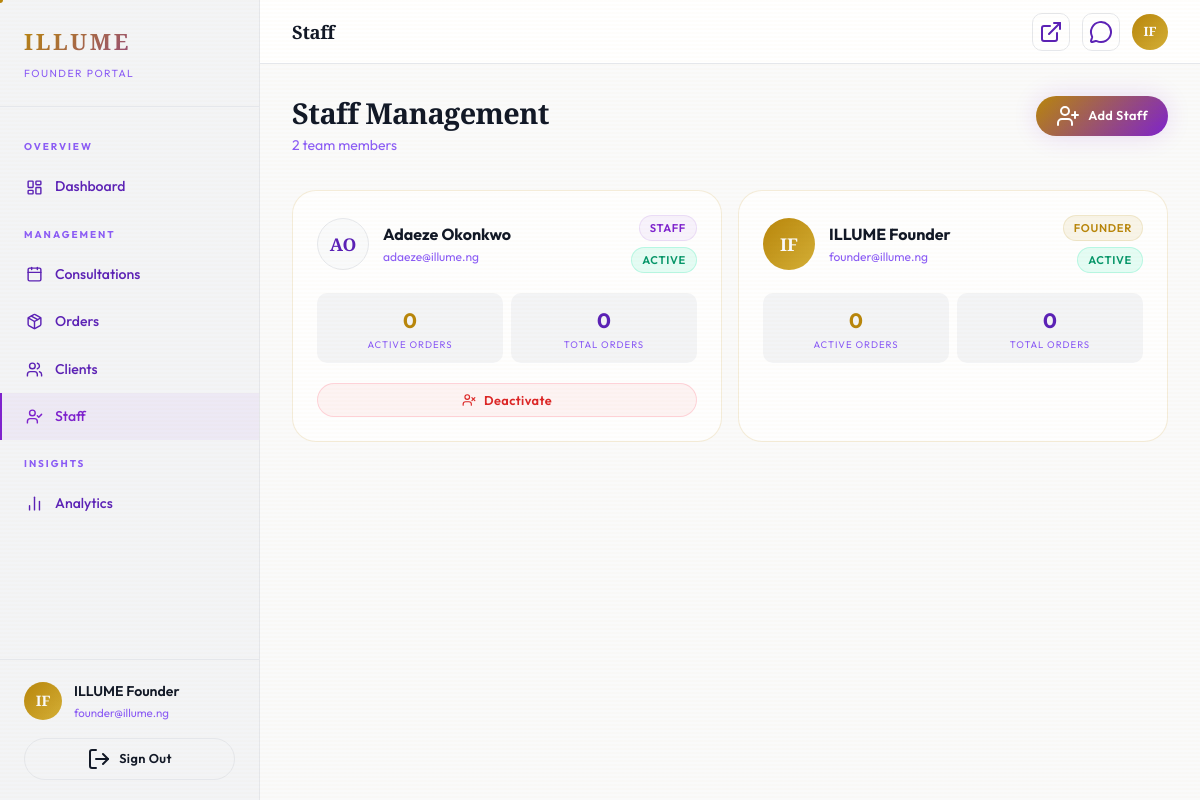
Screenshot of /founder/staff.php (signed in) with the database file from the repository.
### tables this page shows
CREATE TABLE IF NOT EXISTS users (
    id INT AUTO_INCREMENT PRIMARY KEY,
    name VARCHAR(150) NOT NULL,
    email VARCHAR(255) NOT NULL UNIQUE,
    password_hash VARCHAR(255) NOT NULL,
    role ENUM('founder', 'staff', 'client') NOT NULL DEFAULT 'client',
    phone VARCHAR(30),
    whatsapp VARCHAR(30),
    avatar VARCHAR(255),
    bio TEXT,
    status ENUM('active', 'inactive') NOT NULL DEFAULT 'active',
    created_at TIMESTAMP DEFAULT CURRENT_TIMESTAMP,
    last_login TIMESTAMP NULL,
    INDEX idx_role (role),
    INDEX idx_status (status)
);

### includes/auth.php (called while the page is built, shortened)
<?php
function is_logged_in(): bool {
    return !empty($_SESSION['logged_in']) && !empty($_SESSION['user_id']);
}
function current_user(): ?array {
    return [
        'id'    => $_SESSION['user_id'],
        'name'  => $_SESSION['user_name'],
        'email' => $_SESSION['user_email'],
        'role'  => $_SESSION['user_role'],
    ];
}
function current_role(): ?string {
    return is_logged_in() ? $_SESSION['user_role'] : null;
}

### includes/functions.php (called while the page is built, shortened)
<?php
function e(mixed $val): string {
    return htmlspecialchars((string)($val ?? ''), ENT_QUOTES, 'UTF-8');
}

### founder/staff.php (the view, shortened to what this page needs)
<?php
require_once __DIR__ . '/../includes/auth.php';
require_once __DIR__ . '/../includes/functions.php';
$dash_title = 'Staff';
$active_nav = 'staff';
$pdo        = db();
$staff = $pdo->query("
    SELECT u.*,
        (SELECT COUNT(*) FROM orders o WHERE o.assigned_staff_id=u.id) AS order_count,
        (SELECT COUNT(*) FROM orders o WHERE o.assigned_staff_id=u.id AND o.status NOT IN ('complete','cancelled')) AS active_orders
    FROM users u
    WHERE u.role IN ('staff','founder')
    ORDER BY u.role DESC, u.name ASC
")->fetchAll();
include __DIR__ . '/../includes/dash_header.php';
?>
<div class="dash-page-header">
  <div>
    <h2 class="dash-page-header__title">Staff Management</h2>
    <p class="dash-page-header__subtitle"><?= count($staff) ?> team member<?= count($staff) !== 1 ? 's' : '' ?></p>
  </div>
  <a href="<?= SITE_URL ?>/auth/register.php?role=staff" class="btn btn--primary btn--sm">
    <i data-lucide="user-plus"></i> Add Staff
  </a>
</div>
<div style="display:grid;grid-template-columns:repeat(auto-fill,minmax(300px,1fr));gap:1rem;">
  <?php foreach ($staff as $s): ?>
  <?php $initials = implode('',array_map(fn($w)=>strtoupper($w[0]),array_slice(explode(' ',$s['name']),0,2))); ?>
  <div class="glass" style="padding:1.5rem;border-radius:var(--r-xl);">
    <div style="display:flex;align-items:center;gap:0.875rem;margin-bottom:1.25rem;">
      <div style="
        width:52px;height:52px;border-radius:50%;flex-shrink:0;
        background:<?= $s['role']==='founder' ? 'linear-gradient(135deg,var(--gold),var(--gold-bright))' : 'var(--space-light)' ?>;
        border:<?= $s['role']==='founder' ? 'none' : '1px solid var(--space-border)' ?>;
        display:flex;align-items:center;justify-content:center;
        font-family:var(--font-display);font-weight:700;font-size:1.1rem;
        color:<?= $s['role']==='founder' ? 'var(--void)' : 'var(--text-secondary)' ?>;
      "><?= e($initials) ?></div>
      <div style="flex:1;min-width:0;">
        <div style="font-weight:700;white-space:nowrap;overflow:hidden;text-overflow:ellipsis;"><?= e($s['name']) ?></div>
        <div style="font-size:0.75rem;color:var(--text-muted);"><?= e($s['email']) ?></div>
      </div>
      <div style="display:flex;flex-direction:column;align-items:flex-end;gap:0.35rem;flex-shrink:0;">
        <span class="badge <?= $s['role']==='founder' ? 'badge--gold' : 'badge--plasma' ?>">
          <?= ucfirst($s['role']) ?>
        </span>
        <span class="badge <?= $s['status']==='active' ? 'badge--success' : 'badge--error' ?>">
          <?= ucfirst($s['status']) ?>
        </span>
      </div>
    </div>
    <div style="display:grid;grid-template-columns:1fr 1fr;gap:0.5rem;margin-bottom:1.25rem;">
      <div style="background:var(--space);border-radius:var(--r);padding:0.6rem;text-align:center;">
        <div style="font-size:1.3rem;font-weight:700;color:var(--gold);"><?= (int)$s['active_orders'] ?></div>
        <div style="font-size:0.6rem;text-transform:uppercase;letter-spacing:0.1em;color:var(--text-muted);">Active Orders</div>
      </div>
      <div style="background:var(--space);border-radius:var(--r);padding:0.6rem;text-align:center;">
        <div style="font-size:1.3rem;font-weight:700;color:var(--text-secondary);"><?= (int)$s['order_count'] ?></div>
        <div style="font-size:0.6rem;text-transform:uppercase;letter-spacing:0.1em;color:var(--text-muted);">Total Orders</div>
      </div>
    </div>
    <?php if ($s['role'] !== 'founder'): ?>
    <form method="POST" action="">
      <button type="submit" name="toggle_status" value="1"
              class="btn btn--sm btn--w-full <?= $s['status']==='active' ? 'btn--danger' : 'btn--ghost' ?>">
        <i data-lucide="<?= $s['status']==='active' ? 'user-x' : 'user-check' ?>" style="width:14px;height:14px;"></i>
        <?= $s['status']==='active' ? 'Deactivate' : 'Activate' ?>
      </button>
    </form>
    <?php endif; ?>
  </div>
  <?php endforeach; ?>
</div>
<?php include __DIR__ . '/../includes/dash_footer.php'; ?>

### includes/dash_header.php (shortened to what this page needs)
<?php
require_once __DIR__ . '/auth.php';
require_once __DIR__ . '/functions.php';
$user   = current_user();
$role   = current_role();
$initials = implode('', array_map(fn($w) => strtoupper($w[0]), array_slice(explode(' ', $user['name']), 0, 2)));
$nav = [];
if ($role === 'founder') {
    $nav = [
        'overview' => [
            ['href'=>'/founder/dashboard.php',      'icon'=>'layout-dashboard', 'label'=>'Dashboard'],
        ],
        'management' => [
            ['href'=>'/founder/consultations.php',  'icon'=>'calendar',         'label'=>'Consultations', 'badge_key'=>'new_consults'],
            ['href'=>'/founder/orders.php',         'icon'=>'package',          'label'=>'Orders'],
            ['href'=>'/founder/clients.php',        'icon'=>'users',            'label'=>'Clients'],
            ['href'=>'/founder/staff.php',          'icon'=>'user-check',       'label'=>'Staff'],
        ],
        'insights' => [
            ['href'=>'/founder/analytics.php',      'icon'=>'bar-chart-2',      'label'=>'Analytics'],
        ],
    ];
}
$dash_title = $dash_title ?? 'Dashboard';
?>
<!DOCTYPE html>
<html lang="en">
<head>
  <link rel="stylesheet" href="<?= SITE_URL ?>/assets/css/main.css">
  <link rel="stylesheet" href="<?= SITE_URL ?>/assets/css/dashboard.css">
</head>
<body style="cursor:auto;">
<div class="dash-layout">
  <aside class="sidebar" id="sidebar">
    <div class="sidebar__header">
      <a href="<?= SITE_URL ?>/" class="sidebar__logo">ILLUME</a>
      <div class="sidebar__role-badge"><?= ucfirst(e($role)) ?> Portal</div>
    </div>
    <nav class="sidebar__nav">
      <?php foreach ($nav as $section => $links): ?>
        <div class="sidebar__section-label"><?= ucfirst($section) ?></div>
        <?php foreach ($links as $link): ?>
        <a
          href="<?= SITE_URL . e($link['href']) ?>"
          class="sidebar__link <?= ($active_nav ?? '') === basename($link['href'],'.php') ? 'active' : '' ?>"
        >
          <i data-lucide="<?= e($link['icon']) ?>"></i>
          <span><?= e($link['label']) ?></span>
        </a>
        <?php endforeach; ?>
      <?php endforeach; ?>
    </nav>
    <div class="sidebar__footer">
      <div class="sidebar__user">
        <div class="sidebar__avatar"><?= e($initials) ?></div>
        <div style="min-width:0;">
          <div class="sidebar__user-name"><?= e($user['name']) ?></div>
          <div class="sidebar__user-email"><?= e($user['email']) ?></div>
        </div>
      </div>
      <a href="<?= SITE_URL ?>/auth/logout.php" class="btn btn--ghost btn--sm btn--w-full">
        <i data-lucide="log-out"></i> Sign Out
      </a>
    </div>
  </aside>
  <main class="dash-main">
    <header class="dash-topbar">
      <div style="display:flex;align-items:center;gap:1rem;">
        <h1 class="dash-topbar__title"><?= e($dash_title) ?></h1>
      </div>
      <div class="dash-topbar__actions">
        <a href="<?= SITE_URL ?>/" class="topbar-icon-btn" title="Public Site" style="text-decoration:none;">
          <i data-lucide="external-link"></i>
        </a>
        <a href="https://wa.me/<?= WHATSAPP_NUMBER ?>" class="topbar-icon-btn" title="WhatsApp" target="_blank" rel="noopener" style="text-decoration:none;">
          <i data-lucide="message-circle"></i>
        </a>
        <div class="sidebar__avatar" style="width:36px;height:36px;font-size:0.8rem;"><?= e($initials) ?></div>
      </div>
    </header>
    <div class="dash-content">

### assets/css/main.css (style rules this page uses)
:root { --void: #FAFAFA; --space: #F3F4F6; --space-mid: #E5E7EB; --space-light: #F9FAFB; --space-border: #E5E7EB; --gold: #B8860B; --gold-bright: #D4AF37; --gold-dim: #8B7355; --gold-faint: rgba(184, 134, 11, 0.05); --gold-glass: rgba(184, 134, 11, 0.08); --gold-glow: rgba(184, 134, 11, 0.2); --aura: #7E22CE; --aura-bright: #9333EA; --aura-dim: rgba(126, 34, 206, 0.05); --aura-glass: rgba(126, 34, 206, 0.1); --aura-glow: rgba(126, 34, 206, 0.15); --plasma: var(--aura); --plasma-dim: var(--aura-dim); --plasma-glass: var(--aura-glass); --plasma-glow: var(--aura-glow); --danger: #DC2626; --danger-dim: rgba(220, 38, 38, 0.05); --success: #059669; --warning: #D97706; --text-primary: #111827; --text-secondary:#5B21B6; --text-muted: #8B5CF6; --glass-bg: rgba(255, 255, 255, 0.75); --glass-bg-heavy:rgba(255, 255, 255, 0.9); --glass-border: rgba(184, 134, 11, 0.15); --glass-blur: 20px; --font-display: 'Playfair Display', serif; --font-body: 'Outfit', sans-serif; --s1: 0.25rem; --s2: 0.5rem; --s3: 0.75rem; --s4: 1rem; --s5: 1.25rem; --s6: 1.5rem; --s8: 2rem; --s10: 2.5rem; --s12: 3rem; --s16: 4rem; --s20: 5rem; --s24: 6rem; --s32: 8rem; --r-xs: 3px; --r-sm: 6px; --r: 10px; --r-lg: 16px; --r-xl: 24px; --r-2xl: 32px; --r-full: 9999px; --ease-out: cubic-bezier(0.22, 1, 0.36, 1); --ease-in-out: cubic-bezier(0.65, 0, 0.35, 1); --ease-bounce: cubic-bezier(0.34, 1.56, 0.64, 1); --t-fast: 180ms; --t-base: 350ms; --t-slow: 600ms; --t-xslow: 1000ms; --max-w: 1280px; --max-w-sm: 900px; --nav-h: 80px; }
*, *::before, *::after { box-sizing: border-box; margin: 0; padding: 0; }
html { scroll-behavior: smooth; font-size: 16px; }
body { background: var(--void); color: var(--text-primary); font-family: var(--font-body); font-size: 1rem; line-height: 1.65; overflow-x: hidden; -webkit-font-smoothing: antialiased; -moz-osx-font-smoothing: grayscale; cursor: none; }
a { color: inherit; text-decoration: none; }
button { cursor: none; border: none; background: none; font-family: inherit; }
body::before { content: ''; position: fixed; inset: 0; background: repeating-linear-gradient( 0deg, transparent, transparent 2px, rgba(184, 134, 11, 0.015) 2px, rgba(184, 134, 11, 0.015) 4px ); pointer-events: none; z-index: 9998; }
h1, h2, h3, h4, h5, h6 { font-family: var(--font-display); font-weight: 700; line-height: 1.15; letter-spacing: -0.02em; color: var(--text-primary); }
h1 { font-size: clamp(2.5rem, 6vw, 5.5rem); }
h2 { font-size: clamp(2rem, 4vw, 3.5rem); }
p { color: var(--text-secondary); line-height: 1.75; }
.glass { background: var(--glass-bg); backdrop-filter: blur(var(--glass-blur)); -webkit-backdrop-filter: blur(var(--glass-blur)); border: 1px solid var(--glass-border); border-radius: var(--r-lg); }
.btn { display: inline-flex; align-items: center; gap: var(--s2); padding: var(--s3) var(--s8); border-radius: var(--r-full); font-family: var(--font-body); font-size: 0.9rem; font-weight: 600; letter-spacing: 0.03em; transition: all var(--t-base) var(--ease-out); cursor: none; position: relative; overflow: hidden; white-space: nowrap; }
.btn::before { content: ''; position: absolute; inset: 0; background: linear-gradient(135deg, rgba(255,255,255,0.08), transparent); opacity: 0; transition: opacity var(--t-fast); }
.btn--primary { background: linear-gradient(135deg, var(--gold), var(--aura)); color: #FFF; box-shadow: 0 0 25px var(--aura-glow); }
.btn--ghost { background: transparent; border: 1px solid var(--space-border); color: var(--text-primary); }
.btn--sm { padding: var(--s2) var(--s5); font-size: 0.8rem; }
.btn--w-full { width: 100%; justify-content: center; }
.btn--danger { background: var(--danger-dim); border: 1px solid rgba(255, 76, 106, 0.2); color: var(--danger); }
.badge { display: inline-flex; align-items: center; gap: 4px; padding: 3px 10px; border-radius: var(--r-full); font-size: 0.7rem; font-weight: 600; letter-spacing: 0.06em; text-transform: uppercase; }
.badge--gold { background: rgba(201,168,76,0.12); color: var(--gold); border: 1px solid rgba(201,168,76,0.2); }
.badge--plasma { background: var(--plasma-dim); color: var(--plasma); border: 1px solid var(--plasma-glass); }
.badge--success { background: rgba(0,229,160,0.1); color: var(--success); border: 1px solid rgba(0,229,160,0.2); }

### rows the page displays
users: name "IF", name "ILLUME Founder", email "founder@illume.ng", role "FOUNDER", status "ACTIVE", active_orders "0", order_count "0"
users: name "AO", name "Adaeze Okonkwo", email "adaeze@illume.ng", role "STAFF", status "ACTIVE", active_orders "0", order_count "0", shows "Deactivate"

### other values shown
$role "FOUNDER"
$section "OVERVIEW"
$link['label'] "Dashboard"
$section "MANAGEMENT"
$link['label'] "Consultations"
$link['label'] "Orders"
$link['label'] "Clients"
$link['label'] "Staff"
$section "INSIGHTS"
$link['label'] "Analytics"
$dash_title "Staff"
count($staff) "2"
